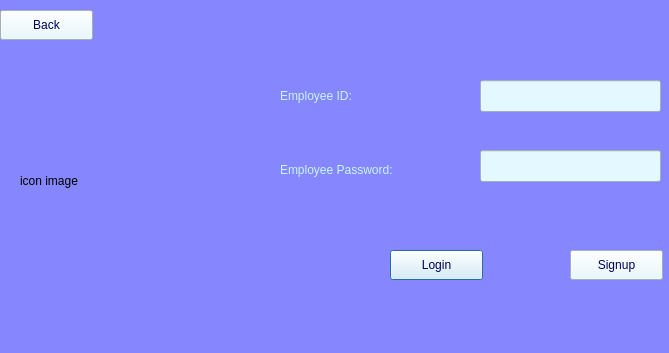
<?xml version="1.0" encoding="UTF-8"?>
<ui version="4.0">
 <class>Dialog</class>
 <widget class="QDialog" name="Dialog">
  <property name="geometry">
   <rect>
    <x>0</x>
    <y>0</y>
    <width>669</width>
    <height>353</height>
   </rect>
  </property>
  <property name="windowTitle">
   <string>Employee Login</string>
  </property>
  <property name="styleSheet">
   <string notr="true">background:rgb(134, 134, 255);
font: 75 12pt &quot;Century Schoolbook L&quot;;</string>
  </property>
  <widget class="QPushButton" name="loginBtn">
   <property name="geometry">
    <rect>
     <x>390</x>
     <y>250</y>
     <width>93</width>
     <height>30</height>
    </rect>
   </property>
   <property name="styleSheet">
    <string notr="true">background:rgb(228, 248, 255);
color:rgb(0, 0, 86);
font: 14pt &quot;Latin Modern Math&quot;;</string>
   </property>
   <property name="text">
    <string>Login</string>
   </property>
  </widget>
  <widget class="QPushButton" name="signupBtn">
   <property name="geometry">
    <rect>
     <x>570</x>
     <y>250</y>
     <width>93</width>
     <height>30</height>
    </rect>
   </property>
   <property name="styleSheet">
    <string notr="true">background:rgb(228, 248, 255);
color:rgb(0, 0, 86);
font: 14pt &quot;Latin Modern Math&quot;;</string>
   </property>
   <property name="text">
    <string>Signup</string>
   </property>
  </widget>
  <widget class="QPushButton" name="HomeBtn">
   <property name="geometry">
    <rect>
     <x>0</x>
     <y>10</y>
     <width>93</width>
     <height>30</height>
    </rect>
   </property>
   <property name="styleSheet">
    <string notr="true">background:rgb(228, 248, 255);
color:rgb(0, 0, 86);
font: 14pt &quot;Latin Modern Math&quot;;</string>
   </property>
   <property name="text">
    <string>Back</string>
   </property>
  </widget>
  <widget class="QLabel" name="UserNlabel">
   <property name="geometry">
    <rect>
     <x>280</x>
     <y>80</y>
     <width>131</width>
     <height>31</height>
    </rect>
   </property>
   <property name="styleSheet">
    <string notr="true">color:rgb(199, 245, 255);
font: 14pt &quot;Droid Serif&quot;;</string>
   </property>
   <property name="text">
    <string>Employee ID: </string>
   </property>
  </widget>
  <widget class="QLabel" name="Passslabel">
   <property name="geometry">
    <rect>
     <x>280</x>
     <y>160</y>
     <width>191</width>
     <height>20</height>
    </rect>
   </property>
   <property name="styleSheet">
    <string notr="true">color:rgb(199, 245, 255);
font: 14pt &quot;Droid Serif&quot;;</string>
   </property>
   <property name="text">
    <string>Employee Password: </string>
   </property>
  </widget>
  <widget class="QLineEdit" name="usernField">
   <property name="geometry">
    <rect>
     <x>480</x>
     <y>80</y>
     <width>181</width>
     <height>32</height>
    </rect>
   </property>
   <property name="styleSheet">
    <string notr="true">background:rgb(228, 248, 255)</string>
   </property>
  </widget>
  <widget class="QLineEdit" name="passField">
   <property name="geometry">
    <rect>
     <x>480</x>
     <y>150</y>
     <width>181</width>
     <height>32</height>
    </rect>
   </property>
   <property name="styleSheet">
    <string notr="true">background:rgb(228, 248, 255)</string>
   </property>
  </widget>
  <widget class="QLabel" name="image">
   <property name="geometry">
    <rect>
     <x>20</x>
     <y>90</y>
     <width>251</width>
     <height>181</height>
    </rect>
   </property>
   <property name="text">
    <string>icon image</string>
   </property>
  </widget>
 </widget>
 <resources/>
 <connections/>
</ui>
